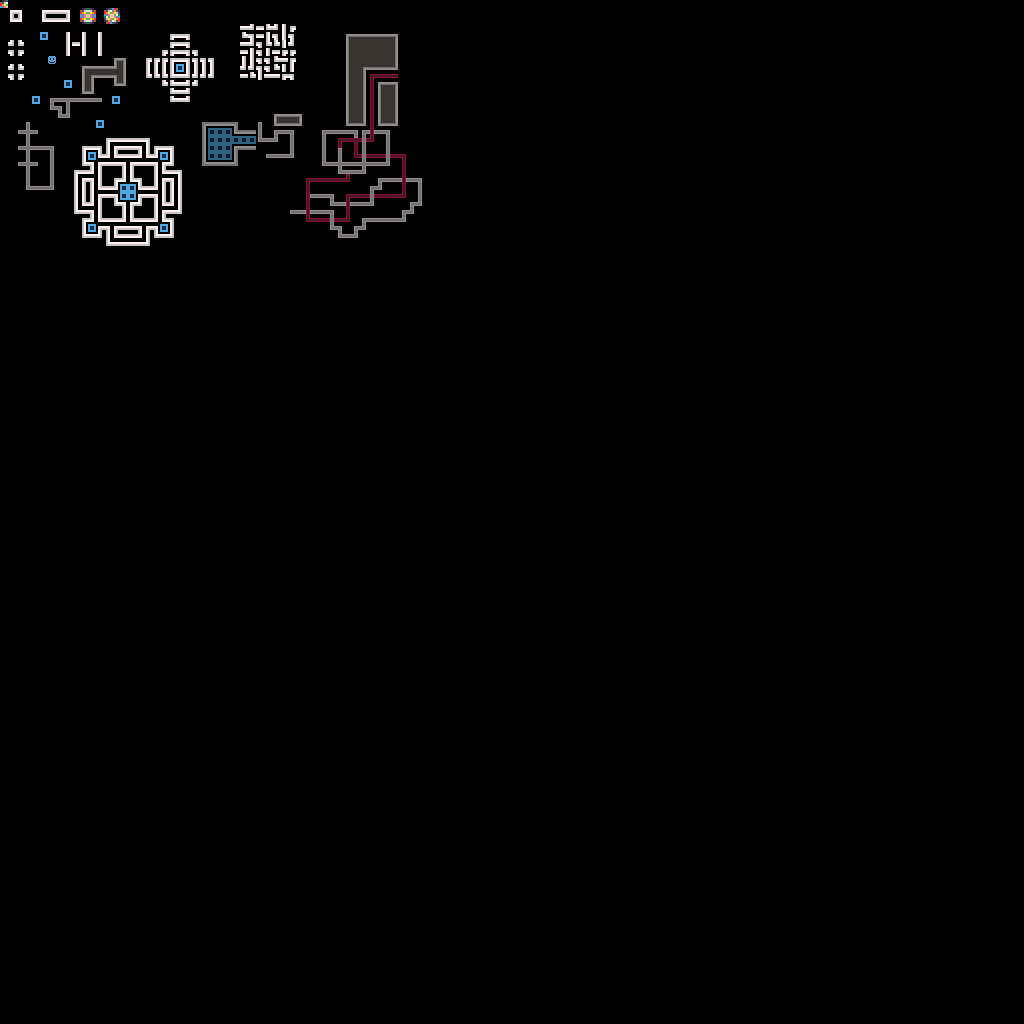

The image is a tile-based game level rendered from a .tmx file. Its description and source (layers, tilesets, objects; grid data summarised) follow:
An orthogonal 128x128 tile map with 8x8 px tiles, 2 tile layers (Tile Layer 1, Tile Layer 2).

<map version="1.5" tiledversion="1.6.0" orientation="orthogonal" renderorder="right-down" width="128" height="128" tilewidth="8" tileheight="8" infinite="0" nextlayerid="14" nextobjectid="43">
 <editorsettings>
  <export target="playground.json" format="json" />
 </editorsettings>
 <tileset firstgid="1" source="../tilesets/prototype.tsx" />
 <layer id="1" name="Tile Layer 1" width="128" height="128">
  <properties>
   <property name="Cache" type="bool" value="false" />
  </properties>
  <data>[16384 cells, 299 non-empty, 15 distinct tile ids]</data>
 </layer>
 <layer id="13" name="Tile Layer 2" width="128" height="128" opacity="0.58">
  <properties>
   <property name="Cache" type="bool" value="true" />
   <property name="Solid" type="bool" value="true" />
  </properties>
  <data>[16384 cells, 310 non-empty, 29 distinct tile ids]</data>
 </layer>
</map>
